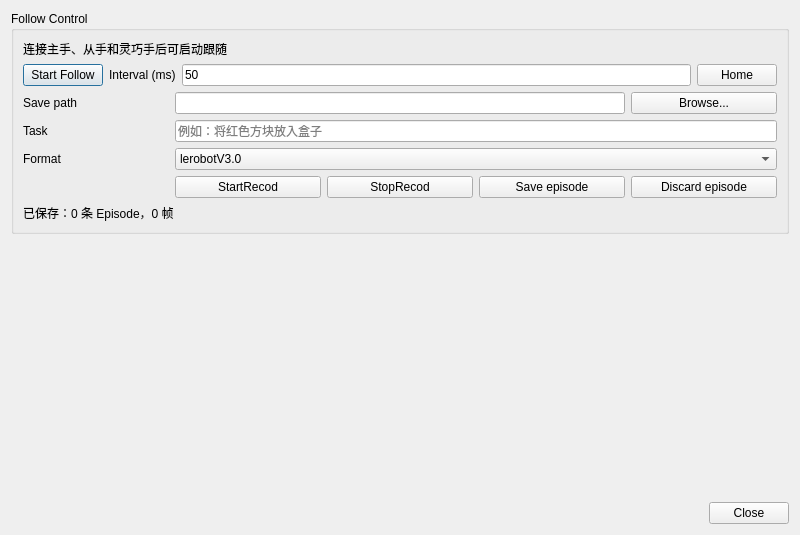
<?xml version="1.0" encoding="UTF-8"?>
<ui version="4.0">
 <class>FollowControlDialog</class>
 <widget class="QDialog" name="FollowControlDialog">
  <property name="geometry">
   <rect>
    <x>0</x>
    <y>0</y>
    <width>800</width>
    <height>535</height>
   </rect>
  </property>
  <property name="windowTitle">
   <string>Follow Control</string>
  </property>
  <layout class="QVBoxLayout" name="verticalLayout">
   <item>
    <widget class="QGroupBox" name="groupBox_follow_control">
     <property name="title">
      <string>Follow Control</string>
     </property>
     <layout class="QHBoxLayout" name="horizontalLayout_2">
      <item>
       <layout class="QVBoxLayout" name="verticalLayout_2">
        <item>
         <layout class="QVBoxLayout" name="verticalLayout_follow_header">
          <item>
           <widget class="QLabel" name="label_follow_hint">
            <property name="text">
             <string>连接主手、从手和灵巧手后可启动跟随</string>
            </property>
            <property name="wordWrap">
             <bool>true</bool>
            </property>
           </widget>
          </item>
          <item>
           <layout class="QHBoxLayout" name="horizontalLayout_follow_start">
            <item>
             <widget class="QPushButton" name="pushButton_start_follow">
              <property name="text">
               <string>Start Follow</string>
              </property>
             </widget>
            </item>
            <item>
             <widget class="QLabel" name="label_follow_interval">
              <property name="text">
               <string>Interval (ms)</string>
              </property>
             </widget>
            </item>
            <item>
             <widget class="QLineEdit" name="lineEdit_follow_rate">
              <property name="text">
               <string>50</string>
              </property>
             </widget>
            </item>
            <item>
             <widget class="QPushButton" name="pushButton_slave_home_pos">
              <property name="text">
               <string>Home</string>
              </property>
             </widget>
            </item>
           </layout>
          </item>
         </layout>
        </item>
        <item>
         <layout class="QGridLayout" name="gridLayout">
          <item row="3" column="1">
           <widget class="QPushButton" name="pushButton_start_recod">
            <property name="text">
             <string>StartRecod</string>
            </property>
           </widget>
          </item>
          <item row="3" column="2">
           <widget class="QPushButton" name="pushButton_stop_recod">
            <property name="text">
             <string>StopRecod</string>
            </property>
           </widget>
          </item>
          <item row="3" column="4">
           <widget class="QPushButton" name="pushButton_discard_episode">
            <property name="text">
             <string>Discard episode</string>
            </property>
           </widget>
          </item>
          <item row="0" column="0">
           <widget class="QLabel" name="label_2">
            <property name="text">
             <string>Save path</string>
            </property>
           </widget>
          </item>
          <item row="3" column="3">
           <widget class="QPushButton" name="pushButton_save_episode">
            <property name="text">
             <string>Save episode</string>
            </property>
           </widget>
          </item>
          <item row="0" column="1" colspan="3">
           <widget class="QLineEdit" name="lineEdit_save_file_path"/>
          </item>
          <item row="0" column="4">
           <widget class="QPushButton" name="pushButton_browse_save_path">
            <property name="text">
             <string>Browse...</string>
            </property>
           </widget>
          </item>
          <item row="1" column="0">
           <widget class="QLabel" name="label_task">
            <property name="text">
             <string>Task</string>
            </property>
            <property name="buddy">
             <cstring>lineEdit_task</cstring>
            </property>
           </widget>
          </item>
          <item row="1" column="1" colspan="4">
           <widget class="QLineEdit" name="lineEdit_task">
            <property name="toolTip">
             <string>每条 episode 使用开始采集时填写的任务描述；保存或丢弃后可修改。</string>
            </property>
            <property name="placeholderText">
             <string>例如：将红色方块放入盒子</string>
            </property>
           </widget>
          </item>
          <item row="2" column="0">
           <widget class="QLabel" name="label_recording_format">
            <property name="text">
             <string>Format</string>
            </property>
            <property name="buddy">
             <cstring>comboBox_recording_format</cstring>
            </property>
           </widget>
          </item>
          <item row="2" column="1" colspan="4">
           <widget class="QComboBox" name="comboBox_recording_format">
            <property name="toolTip">
             <string>选择当前 episode 的 LeRobot 数据集格式。</string>
            </property>
            <item>
             <property name="text">
              <string>lerobotV3.0</string>
             </property>
            </item>
            <item>
             <property name="text">
              <string>lerobotV2.1</string>
             </property>
            </item>
           </widget>
          </item>
          <item row="4" column="0" colspan="5">
           <widget class="QLabel" name="label_saved_episodes">
            <property name="toolTip">
             <string>当前保存目录和所选格式的数据集中已保存的 episode 条数及累计帧数。</string>
            </property>
            <property name="text">
             <string>已保存：0 条 Episode，0 帧</string>
            </property>
           </widget>
          </item>
         </layout>
        </item>
       </layout>
      </item>
     </layout>
    </widget>
   </item>
   <item>
    <spacer name="verticalSpacer">
     <property name="orientation">
      <enum>Qt::Orientation::Vertical</enum>
     </property>
     <property name="sizeHint" stdset="0">
      <size>
       <width>20</width>
       <height>40</height>
      </size>
     </property>
    </spacer>
   </item>
   <item>
    <widget class="QDialogButtonBox" name="buttonBox">
     <property name="standardButtons">
      <set>QDialogButtonBox::StandardButton::Close</set>
     </property>
    </widget>
   </item>
  </layout>
 </widget>
 <resources/>
 <connections/>
</ui>
